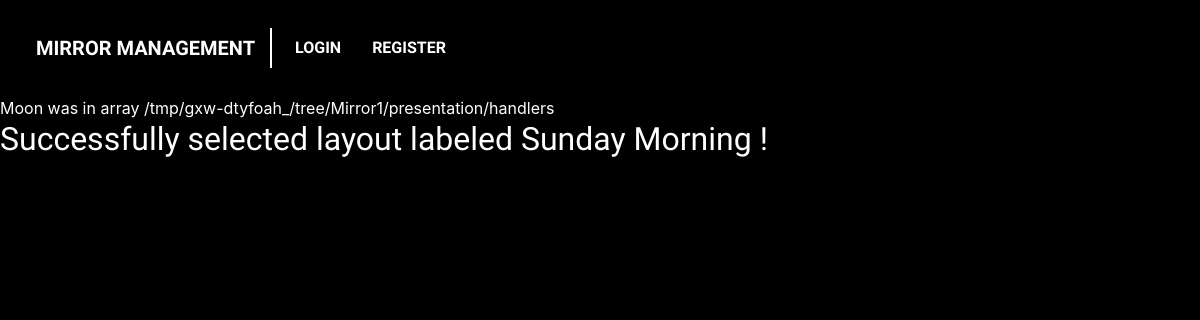
Page /Mirror1/presentation/handlers/selectLayout.php?id=1 on the earlier database version.
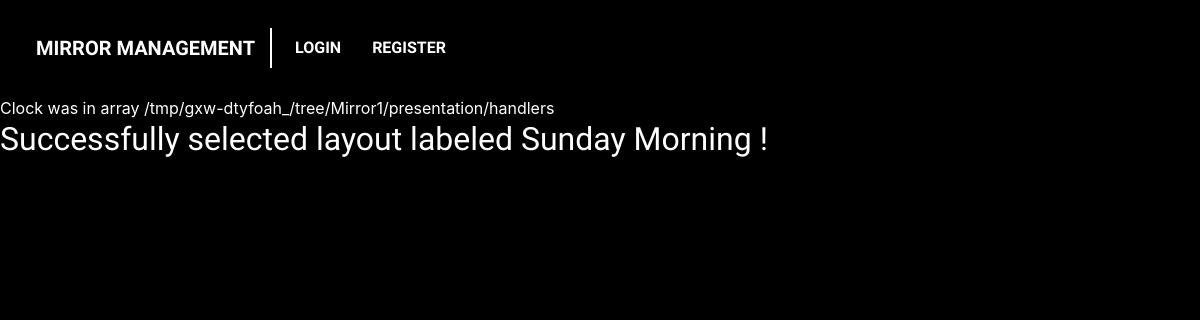
Same page on the later database version.
### tables this page shows
CREATE TABLE `layouts` (
  `ID` int(11) NOT NULL,
  `LABEL` varchar(50) NOT NULL,
  `IMAGE` varchar(200) NOT NULL,
  `TOP_LEFT` varchar(50) NOT NULL,
  `TOP_RIGHT` varchar(50) NOT NULL,
  `BOTTOM_LEFT` varchar(50) NOT NULL,
  `BOTTOM_RIGHT` varchar(50) NOT NULL,
  `IS_ACTIVE` tinyint(1) NOT NULL DEFAULT '0'
);

### Mirror1/Autoloader.php (called while the page is built, shortened)
<?php
spl_autoload_register(function($class) {
    $lastdirectories = substr(getcwd(), strlen(__DIR__));
    $numberoflastdirectories = substr_count($lastdirectories, '\\');
    $directories = ['business', 'business/model', 'database', 'presentation', 'presentation/handlers',
        'presentation/views', 'utility'
    ];
    foreach($directories as $d) {
        $currentDirectory = $d;
        for ($x = 0; $x < $numberoflastdirectories; $x++) {
            $currentDirectory = "../" . $currentDirectory;
        }
        $classFile = $currentDirectory . '\\' . $class . '.php';
    }
})
?>

### Mirror1/database/LayoutDataService.php (called while the page is built, shortened)
<?php
require_once '../../Autoloader.php';
class LayoutDataService {
    function findByID($id) {
        $db = new Database();
        $connection = $db->getConnection();
        $stmt = $connection->prepare("SELECT * FROM LAYOUTS WHERE ID = ? LIMIT 1");
        $stmt->bind_param("i", $id);
        $stmt->execute();
        $result = $stmt->get_result();
        if ($result->num_rows == 0) {
            return null;
        }
        else {
            $layoutArray = array();
            while ($layout = $result->fetch_assoc()) {
                array_push($layoutArray, $layout);
            }
            $newLayout = new Layout($layoutArray[0]['ID'], $layoutArray[0]['LABEL'], $layoutArray[0]['IMAGE'],
                $layoutArray[0]['TOP_LEFT'], $layoutArray[0]['TOP_RIGHT'], $layoutArray[0]['BOTTOM_LEFT'], $layoutArray[0]['BOTTOM_RIGHT']);
            return $newLayout;
        }
    }
}
?>

### Mirror1/business/LayoutBusinessService.php (called while the page is built, shortened)
<?php
require_once '../../Autoloader.php';
class LayoutBusinessService {
    function findByID($id) {
        $dbService = new LayoutDataService();
        $layouts = $dbService->findByID($id);
        return $layouts;
    }
}
?>

### Mirror1/business/model/Layout.php (called while the page is built, shortened)
<?php
class Layout {
    private $label;
    private $topLeft;
    function __construct($passID, $passLabel, $passImage, $passTopLeft, $passTopRight, $passBottomLeft, $passBottomRight) {
        $this->label = $passLabel;
        $this->topLeft = $passTopLeft;
    }
    public function getLabel()
    {
        return $this->label;
    }
    public function getTopLeft()
    {
        return $this->topLeft;
    }
}
?>

### Mirror1/presentation/handlers/selectLayout.php (the view, shortened to what this page needs)
<!DOCTYPE html>
<html>
<head>
</head>
<body>
<?php
require_once '../../header.php';
$layoutID = $_GET['id'];
$service = new LayoutBusinessService();
$layout = $service->findByID($layoutID);
$modules = ["Alert", "Clock", "Calendar", "Compliments", "Weather", "Forecast", "News", "Text", "Moon", "Globe", "Bible", "Alarm",
			"Insults", "Sports"];
if (in_array($layout->getTopLeft(), $modules)) {
	echo $layout->getTopLeft() . " was in array ";
}
echo getcwd();
echo "<h2>Successfully selected layout labeled " . $layout->getLabel() . " !</h2>";
?>
</body>
</html>

Differences in the rows shown:
changed layouts "Sunday Morning": TOP_LEFT "Moon" → "Clock"
